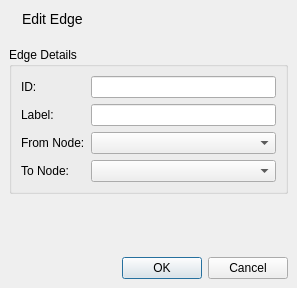
<?xml version="1.0" encoding="UTF-8"?>
<ui version="4.0">
 <class>EditEdgeDialog</class>
 <widget class="QDialog" name="EditEdgeDialog">
  <property name="geometry">
   <rect>
    <x>0</x>
    <y>0</y>
    <width>297</width>
    <height>288</height>
   </rect>
  </property>
  <property name="windowTitle">
   <string>Edit Edge</string>
  </property>
  <layout class="QVBoxLayout" name="verticalLayout_2">
   <property name="spacing">
    <number>0</number>
   </property>
   <property name="margin">
    <number>0</number>
   </property>
   <item>
    <widget class="QWidget" name="titleWidget" native="true">
     <layout class="QHBoxLayout" name="horizontalLayout_3">
      <item>
       <widget class="QLabel" name="label_2">
        <property name="text">
         <string/>
        </property>
        <property name="pixmap">
         <pixmap resource="../icons.qrc">:/icons/edge_edit.png</pixmap>
        </property>
       </widget>
      </item>
      <item>
       <widget class="QLabel" name="title_2">
        <property name="styleSheet">
         <string notr="true">QLabel { font-size: 14px; }</string>
        </property>
        <property name="text">
         <string>Edit Edge</string>
        </property>
       </widget>
      </item>
      <item>
       <spacer name="horizontalSpacer_2">
        <property name="orientation">
         <enum>Qt::Horizontal</enum>
        </property>
        <property name="sizeHint" stdset="0">
         <size>
          <width>159</width>
          <height>20</height>
         </size>
        </property>
       </spacer>
      </item>
     </layout>
    </widget>
   </item>
   <item>
    <widget class="QWidget" name="dialogMainWidget" native="true">
     <layout class="QVBoxLayout" name="verticalLayout">
      <item>
       <widget class="QGroupBox" name="groupBox">
        <property name="title">
         <string>Edge Details</string>
        </property>
        <layout class="QFormLayout" name="formLayout">
         <item row="0" column="0">
          <widget class="QLabel" name="idLabel">
           <property name="text">
            <string>ID:</string>
           </property>
          </widget>
         </item>
         <item row="0" column="1">
          <widget class="QLineEdit" name="idEdit"/>
         </item>
         <item row="1" column="0">
          <widget class="QLabel" name="labelLabel">
           <property name="text">
            <string>Label:</string>
           </property>
          </widget>
         </item>
         <item row="1" column="1">
          <widget class="QLineEdit" name="labelEdit"/>
         </item>
         <item row="2" column="0">
          <widget class="QLabel" name="fromLabel">
           <property name="text">
            <string>From Node:</string>
           </property>
          </widget>
         </item>
         <item row="3" column="0">
          <widget class="QLabel" name="toLabel">
           <property name="text">
            <string>To Node:</string>
           </property>
          </widget>
         </item>
         <item row="2" column="1">
          <widget class="QComboBox" name="fromComboBox"/>
         </item>
         <item row="3" column="1">
          <widget class="QComboBox" name="toComboBox"/>
         </item>
        </layout>
       </widget>
      </item>
      <item>
       <spacer name="verticalSpacer">
        <property name="orientation">
         <enum>Qt::Vertical</enum>
        </property>
        <property name="sizeHint" stdset="0">
         <size>
          <width>20</width>
          <height>40</height>
         </size>
        </property>
       </spacer>
      </item>
     </layout>
    </widget>
   </item>
   <item>
    <widget class="QWidget" name="buttons" native="true">
     <layout class="QHBoxLayout" name="horizontalLayout">
      <item>
       <widget class="QDialogButtonBox" name="buttonBox">
        <property name="standardButtons">
         <set>QDialogButtonBox::Cancel|QDialogButtonBox::Ok</set>
        </property>
       </widget>
      </item>
     </layout>
    </widget>
   </item>
  </layout>
 </widget>
 <resources>
  <include location="../icons.qrc"/>
 </resources>
 <connections>
  <connection>
   <sender>buttonBox</sender>
   <signal>rejected()</signal>
   <receiver>EditEdgeDialog</receiver>
   <slot>reject()</slot>
   <hints>
    <hint type="sourcelabel">
     <x>179</x>
     <y>270</y>
    </hint>
    <hint type="destinationlabel">
     <x>192</x>
     <y>342</y>
    </hint>
   </hints>
  </connection>
  <connection>
   <sender>buttonBox</sender>
   <signal>accepted()</signal>
   <receiver>EditEdgeDialog</receiver>
   <slot>accept()</slot>
   <hints>
    <hint type="sourcelabel">
     <x>245</x>
     <y>273</y>
    </hint>
    <hint type="destinationlabel">
     <x>257</x>
     <y>334</y>
    </hint>
   </hints>
  </connection>
 </connections>
</ui>
